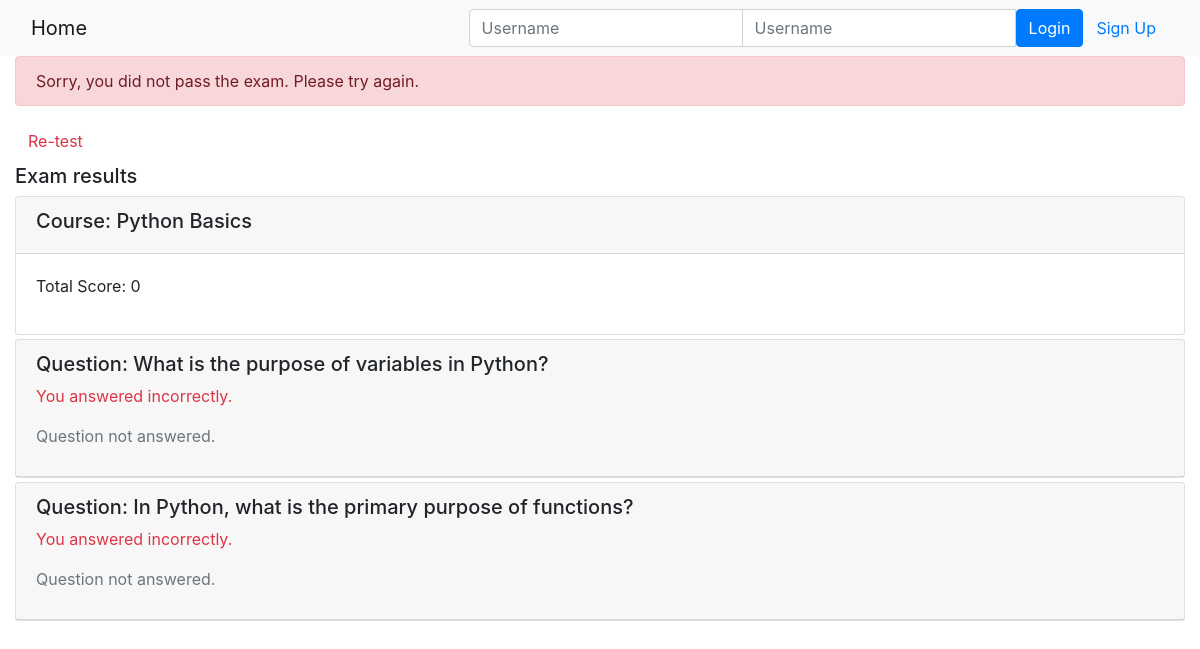
Page /onlinecourse/course/1/submission/1/result/ on the committed database.
### onlinecourse/models.py (models this page shows, shortened)
class Course(models.Model):
    name = models.CharField(null=False, max_length=30, default='online course')
    image = models.ImageField(upload_to='course_images/')
    description = models.CharField(max_length=1000)
    pub_date = models.DateField(null=True)
    instructors = models.ManyToManyField(Instructor)
    users = models.ManyToManyField(settings.AUTH_USER_MODEL, through='Enrollment')
    total_enrollment = models.IntegerField(default=0)
    is_enrolled = False

class Question(models.Model):
    course = models.ForeignKey(Course, on_delete = models.CASCADE)
    question_text = models.TextField()
    grade = models.DecimalField(max_digits=5,decimal_places=2)
    def is_get_score(self, selected_ids):
        all_answers = self.choice_set.filter(is_correct=True).count()
        selected_correct = self.choice_set.filter(is_correct=True, id__in=selected_ids).count()
        if all_answers == selected_correct:
            return True
        else:
            return False

### onlinecourse/views.py (the view)
# urls.py: path('course/<int:course_id>/submission/<int:submission_id>/result/', views.show_exam_result, name='show_exam_result'),
def show_exam_result(request, course_id, submission_id):
    course = get_object_or_404(Course, pk=course_id)
    submission = get_object_or_404(Submission, pk=submission_id)
    selected_ids = list(submission.choices.all().values_list('id', flat=True))
    total_score = 0
    question_scores = []
    for question in course.question_set.all():
        is_correct = question.is_get_score(selected_ids)
        selected_choice = None
        for choice in question.choice_set.all():
            if choice.id in selected_ids:
                selected_choice = choice
                break
        correct_choice = question.choice_set.filter(is_correct=True).first()
        question_scores.append({
            'question': question,
            'is_correct': is_correct,
            'selected_choice': selected_choice,
            'correct_choice': correct_choice,
        })
        if is_correct:
            total_score += question.grade
    passing_score_threshold = 80
    is_passed_exam = total_score >= passing_score_threshold
    context = {
        'course': course,
        'selected_ids': selected_ids,
        'total_score': total_score,
        'is_passed_exam': is_passed_exam,
        'question_scores': question_scores,
    }
    return render(request, 'onlinecourse/exam_result_bootstrap.html', context)

### onlinecourse/templates/onlinecourse/exam_result_bootstrap.html (shortened to what this page needs)
<!DOCTYPE html>
<html lang="en">
<head>
    {% load static %}
    <link rel="stylesheet" href="https://maxcdn.bootstrapcdn.com/bootstrap/4.5.2/css/bootstrap.min.css">
</head>
<body>
 <nav class="navbar navbar-light bg-light">
    <div class="container-fluid">
        <div class="navbar-header">
              <a class="navbar-brand" href="{% url 'onlinecourse:index' %}">Home</a>
        </div>
        <ul class="nav navbar-nav navbar-right">
            {% if user.is_authenticated %}
            <li>
                <a class="btn btn-link" href="#">{{ user.first_name }}({{ user.username }})</a>
                <a class="btn btn-link" href="{% url 'onlinecourse:logout' %}">Logout</a>
            </li>
            {% else %}
            <li>
                <form class="form-inline" action="{% url 'onlinecourse:login' %}" method="post">
                    <div class="input-group">
                        <input type="text" class="form-control" placeholder="Username" name="username" >
                        <input type="password" class="form-control" placeholder="Username" name="psw" >
                        <button class="btn btn-primary" type="submit">Login</button>
                        <a class="btn btn-link" href="{% url 'onlinecourse:registration' %}">Sign Up</a>
                    </div>
                </form>
            </li>
            {% endif %}
        </ul>
    </div>
</nav>
<div class="container-fluid">
    {% if is_passed_exam %}
        <div class="alert alert-success">
            Congratulations! You passed the exam.
        </div>
    {% else %}
        <div class="alert alert-danger">
            Sorry, you did not pass the exam. Please try again.
        </div>
        <a class="btn btn-link text-danger" href="{% url 'onlinecourse:course_details' course.id %}">Re-test</a>
    {% endif %}
    <div class="card-columns-vertical mt-1">
        <h5 class="">Exam results</h5>
        <div class="card mt-1">
            <div class="card-header"><h5>Course: {{ course.name }}</h5></div>
            <div class="card-body">
                <p>Total Score: {{ total_score }}</p>
            </div>
        </div>
        {% for score in question_scores %}
        <div class="card mt-1">
            <div class="card-header">
                <h5>Question: {{ score.question.question_text }}</h5>
                {% if score.is_correct %}
                    <p class="text-success">You answered correctly.</p>
                {% else %}
                    <p class="text-danger">You answered incorrectly.</p>
                {% endif %}
                {% if score.selected_choice %}
                    {% if score.selected_choice.is_correct %}
                        <p class="text-success">Correct answer: {{ score.selected_choice.choice_text }}</p>
                    {% else %}
                        <p class="text-danger">Correct answer: {{ score.correct_choice.choice_text }}</p>
                    {% endif %}
                {% else %}
                    <p class="text-muted">Question not answered.</p>
                {% endif %}
            </div>
        </div>
        {% endfor %}
    </div>
</div>
</body>
</html>

### rows in the picture
Course: name "Python Basics"
Question: question.question_text "What is the purpose of variables in Python?"
Question: question.question_text "In Python, what is the primary purpose of functions?"

### other values in the picture
{{ total_score }} "0"
